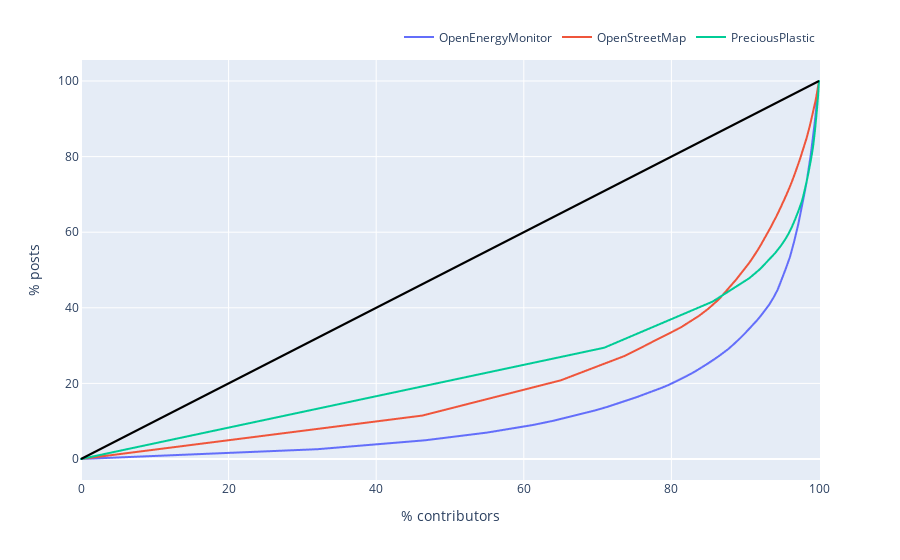

Write notebook code for a chart like this one.
### Code cell
plot_lorenz_curves(pici)

### Figure 1 — Plotly figure (JSON) as saved in the notebook; plotly's stock layout.template omitted (floating-point values rounded to 4 significant figures; data arrays with more than 128 entries replaced by an {"elided": "..."} marker saying what was removed)
{"data": [{"hovertemplate": "community_name=OpenEnergyMonitor<br>% contributors=%{x}<br>% posts=%{y}<extra></extra>", "legendgroup": "OpenEnergyMonitor", "line": {"color": "#636efa", "dash": "solid"}, "marker": {"symbol": "circle"}, "mode": "lines", "name": "OpenEnergyMonitor", "showlegend": true, "x": {"elided": "179 float values"}, "xaxis": "x", "y": {"elided": "179 float values"}, "yaxis": "y", "type": "scattergl"}, {"hovertemplate": "community_name=OpenStreetMap<br>% contributors=%{x}<br>% posts=%{y}<extra></extra>", "legendgroup": "OpenStreetMap", "line": {"color": "#EF553B", "dash": "solid"}, "marker": {"symbol": "circle"}, "mode": "lines", "name": "OpenStreetMap", "showlegend": true, "x": {"elided": "241 float values"}, "xaxis": "x", "y": {"elided": "241 float values"}, "yaxis": "y", "type": "scattergl"}, {"hovertemplate": "community_name=PreciousPlastic<br>% contributors=%{x}<br>% posts=%{y}<extra></extra>", "legendgroup": "PreciousPlastic", "line": {"color": "#00cc96", "dash": "solid"}, "marker": {"symbol": "circle"}, "mode": "lines", "name": "PreciousPlastic", "showlegend": true, "x": {"elided": "743 float values"}, "xaxis": "x", "y": {"elided": "743 float values"}, "yaxis": "y", "type": "scattergl"}], "layout": {"xaxis": {"anchor": "y", "domain": [0.0, 1.0], "title": {"text": "% contributors"}}, "yaxis": {"anchor": "x", "domain": [0.0, 1.0], "title": {"text": "% posts"}}, "legend": {"title": {"text": ""}, "tracegroupgap": 0, "orientation": "h", "yanchor": "bottom", "y": 1.02, "xanchor": "right", "x": 1}, "margin": {"t": 60}, "shapes": [{"line": {"color": "Black"}, "type": "line", "x0": 0, "x1": 100, "xref": "x", "y0": 0, "y1": 100, "yref": "y"}]}}
